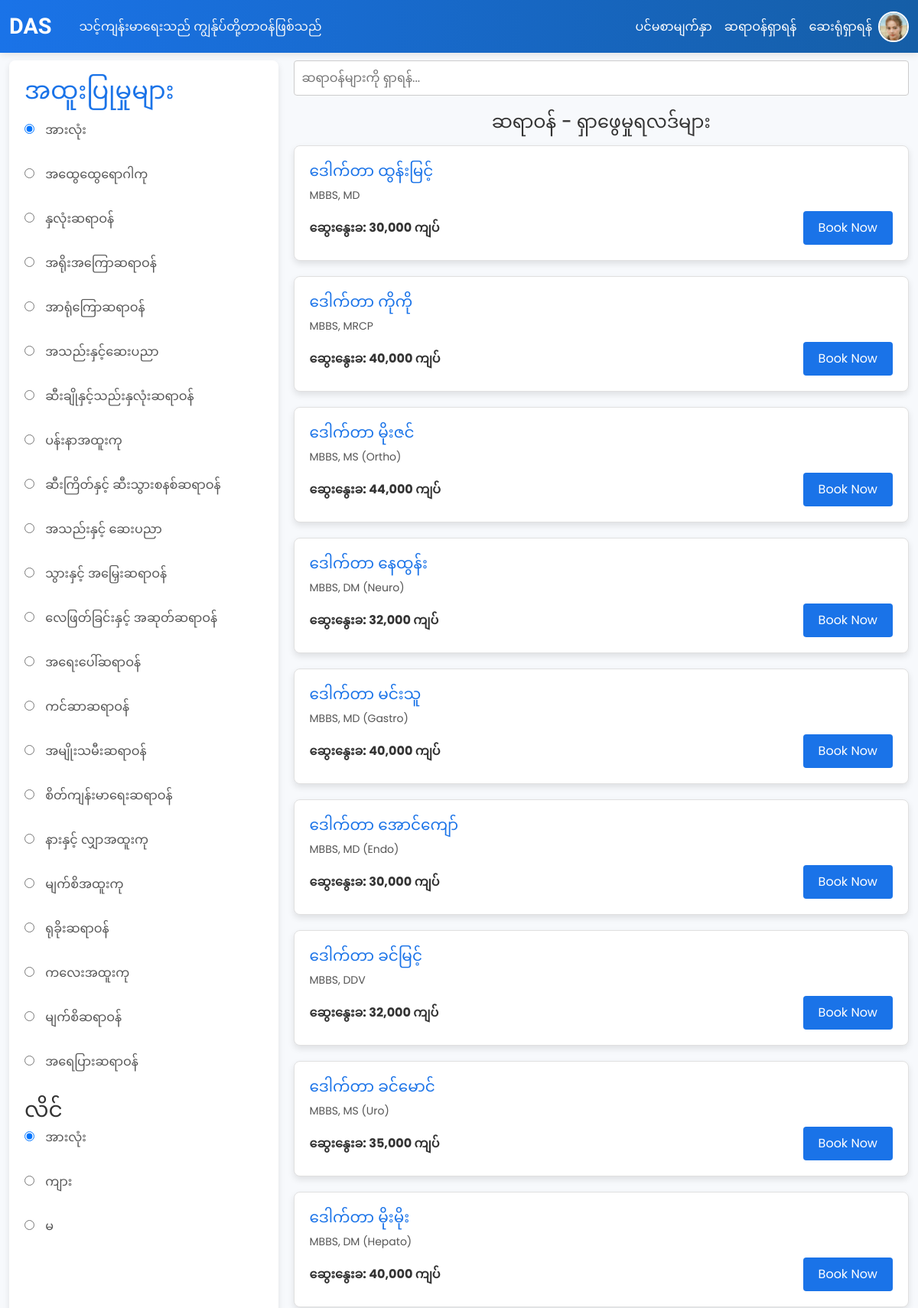
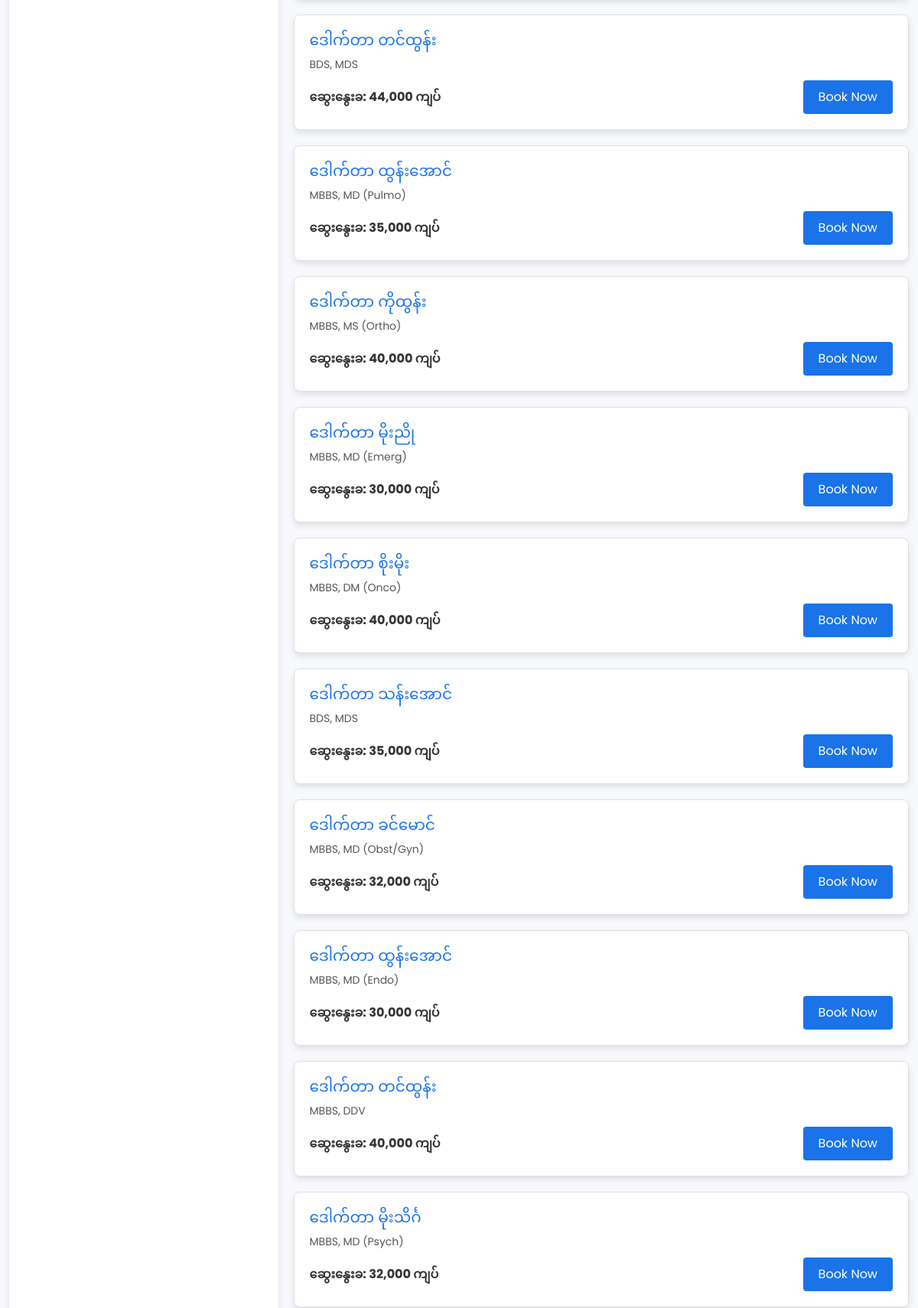
The page /PHP/Find_Doctor.php (signed in, upper part) on the database its author committed (2 pictures, top to bottom).
### tables this page shows
CREATE TABLE IF NOT EXISTS `users` (
  `userID` int NOT NULL AUTO_INCREMENT,
  `username` varchar(255) NOT NULL,
  `email` varchar(255) NOT NULL,
  `password` varchar(255) NOT NULL,
  `otp` int NOT NULL,
  `status` varchar(50) NOT NULL,
  `date` datetime DEFAULT CURRENT_TIMESTAMP,
  `profile_image` varchar(255) DEFAULT NULL,
  PRIMARY KEY (`userID`)
);

CREATE TABLE IF NOT EXISTS `doctors` (
  `doctor_id` int NOT NULL AUTO_INCREMENT,
  `name` varchar(100) NOT NULL,
  `email` varchar(100) NOT NULL,
  `password` varchar(255) NOT NULL,
  `job_type` varchar(100) NOT NULL,
  `credential` text NOT NULL,
  `gender` enum('Male','Female','Other') NOT NULL,
  `consultation_fee` decimal(10,2) NOT NULL DEFAULT '0.00',
  `profile` text NOT NULL,
  `profile_image` varchar(255) NOT NULL,
  `experience` varchar(255) NOT NULL,
  PRIMARY KEY (`doctor_id`)
);

### PHP/Find_Doctor.php (the view, shortened to what this page needs)
<?php
$servername = "localhost";
$username = "root";
$password = "";
$dbname = "project";
$conn = new mysqli($servername, $username, $password, $dbname);
$jobTypeSql = "SELECT DISTINCT job_type FROM doctors";
$jobTypeResult = $conn->query($jobTypeSql);
?>
<!DOCTYPE html>
<html lang="en">
<head>
    <link rel="stylesheet" href="/DAS/CSS/Find_Doctor.css">
    <link rel="stylesheet" href="https://cdnjs.cloudflare.com/ajax/libs/font-awesome/6.7.2/css/all.min.css">
    <link href="https://cdn.jsdelivr.net/npm/bootstrap@5.3.0/dist/css/bootstrap.min.css" rel="stylesheet">
    <link rel="stylesheet" href="https://cdn.jsdelivr.net/npm/notiflix@3.2.7/src/notiflix.min.css">
    <link href="https://unpkg.com/aos@2.3.1/dist/aos.css" rel="stylesheet">
</head>
<body>
    <nav class="navbar navbar-expand-lg navbar-dark">
        <div class="container">
            <a class="navbar-brand" href="#">DAS</a>
            <span class="text-light">သင့်ကျန်းမာရေးသည် ကျွန်ုပ်တို့တာဝန်ဖြစ်သည်</span>
            <div class="collapse navbar-collapse" id="navbarNav">
                <ul class="navbar-nav ms-auto">
                    <li class="nav-item"><a class="nav-link active" href="/DAS/Home">ပင်မစာမျက်နှာ</a></li>
                    <li class="nav-item"><a class="nav-link" href="/DAS/doctor">ဆရာဝန်ရှာရန်</a></li>
                    <li class="nav-item"><a class="nav-link" href="/DAS/hospital">ဆေးရုံရှာရန်</a></li>
                    <?php
                    if (isset($_SESSION['loggedin']) && $_SESSION['loggedin']) {
                        $conn = new mysqli('localhost', 'root', '', 'project');
                        $user_id = $_SESSION['user_id'];
                        $stmt = $conn->prepare('SELECT profile_image FROM users WHERE userID = ?');
                        $stmt->bind_param('i', $user_id);
                        $stmt->execute();
                        $result = $stmt->get_result();
                        $user = $result->fetch_assoc();
                        $profileImage = (!empty($user['profile_image'])) ? '/DAS/PHP/uploads/' . $user['profile_image'] : '/DAS/PHP/uploads/bx-user-circle.svg';
                    ?>
                        <li class="nav-item dropdown">
                            <a href="/DAS/profile">
                                <img src="<?php echo htmlspecialchars($profileImage); ?>?t=<?php echo time(); ?>" class="profile-icon" alt="Profile">
                            </a>
                        </li>
                    <?php } else { ?>
                        <li class="nav-item">
                            <a href="/DAS/login" class="btn btn-success">အကောင့်ဝင်ရန်</a>
                        </li>
                    <?php } ?>
                </ul>
            </div>
        </div>
    </nav>
    <div class="container">
        <aside class="filters" data-aos="fade-right" data-aos-duration="1000">
            <h2>အထူးပြုမှုများ</h2>
            <div>
                <label><input type="radio" name="specialty" value="All" checked> အားလုံး</label><br>
                <?php
                if ($jobTypeResult->num_rows > 0) {
                    while ($jobTypeRow = $jobTypeResult->fetch_assoc()) {
                        $jobType = htmlspecialchars($jobTypeRow['job_type']);
                        echo "<label><input type='radio' name='specialty' value='{$jobType}'> {$jobType}</label><br>";
                    }
                } else {
                    echo "<p>အထူးပြုမှုများ မရှိပါ။</p>";
                }
                ?>
            </div>
            <div>
                <h3>လိင်</h3>
                <label><input type="radio" name="gender" value="All" checked> အားလုံး</label><br>
                <label><input type="radio" name="gender" value="Male"> ကျား</label><br>
                <label><input type="radio" name="gender" value="Female"> မ</label><br>
            </div>
        </aside>
        <main class="results" data-aos="fade-left" data-aos-duration="1000">
            <input type="text" id="search-box" placeholder="ဆရာဝန်များကို ရှာရန်...">
            <h2>ဆရာဝန် - ရှာဖွေမှုရလဒ်များ</h2>
            <div id="doctor-list">
                <?php
                $sql = "SELECT * FROM doctors LIMIT 20";
                $result = $conn->query($sql);
                if ($result->num_rows > 0) {
                    while ($row = $result->fetch_assoc()) {
                        echo "<div class='job-card' data-aos='fade-up' data-aos-duration='1000'>";
                        echo "<h3>" . htmlspecialchars($row['name']) . "</h3>";
                        echo "<p>" . htmlspecialchars($row['credential']) . "</p>";
                        echo "<div class='details'>";
                        echo "<span>ဆွေးနွေးခ: " . number_format($row['consultation_fee']) . " ကျပ်</span>";
                        if (isset($_SESSION['loggedin']) && $_SESSION['loggedin'] == true) {
                            echo '<form method="POST" action="/DAS/booking-doctor">';
                            echo '<button type="submit">Book Now</button>';
                            echo '</form>';
                        } else {
                            echo '<button onclick="redirectToLogin()">Book Now</button>';
                        }
                        echo "</div>";
                        echo "</div>";
                    }
                } else {
                    echo "<p>ဆရာဝန်များ မတွေ့ရှိပါ။</p>";
                }
                ?>
            </div>
        </main>
    </div>
</body>
</html>

### CSS/Find_Doctor.css (style rules this page uses)
body { margin: 0; padding: 0; font-family: "Lexend Giga", serif; font-optical-sizing: auto; font-weight: 300; font-style: normal; }
.results { width: 75%; }
.results h2 { font-size: 1.5rem; margin-bottom: 1rem; text-align: center; }
.job-card { background-color: #fff; border-radius: 8px; padding: 1rem; margin-bottom: 1rem; box-shadow: 0 2px 4px rgba(0, 0, 0, 0.1); }
.job-card h3 { font-size: 1.25rem; margin-bottom: 0.5rem; }
.job-card p { font-size: 0.875rem; color: #666; margin-bottom: 1rem; }
.job-card .details { display: flex; justify-content: space-between; align-items: center; }
.job-card button { color: #fff; border: none; border-radius: 4px; padding: 0.5rem 1rem; cursor: pointer; }

### PHP/Find_Doctor.php (style rules this page uses)
body { font-family: 'Poppins', sans-serif; background-color: #f7f9fc; color: #333; }
.navbar { background: linear-gradient(90deg, #1a73e8, #155ea7); box-shadow: 0 2px 10px rgba(0, 0, 0, 0.1); }
.navbar-brand { font-family: 'Amita', cursive; font-size: 1.8rem; font-weight: bold; color: #fff !important; }
.navbar-nav .nav-link { color: #fff !important; font-weight: 500; transition: color 0.3s ease; }
.profile-icon { width: 40px; height: 40px; border-radius: 50%; border: 2px solid #fff; transition: transform 0.3s ease; }
.container { max-width: 1200px; display: flex; flex-wrap: wrap; gap: 20px; }
.filters { flex: 1 1 250px; background-color: #fff; margin-top: 10px; padding: 20px; border-radius: 8px; box-shadow: 0 4px 8px rgba(0, 0, 0, 0.1); }
.filters h2 { color: #1a73e8; margin-bottom: 20px; }
.filters label { display: block; margin-bottom: 10px; color: #555; }
.filters input[type="radio"] { margin-right: 10px; }
.results { flex: 3 1 500px; }
#search-box { width: 100%; padding: 10px; margin-top: 10px; margin-bottom: 20px; border: 1px solid #ccc; border-radius: 4px; font-size: 1rem; }
.job-card { background-color: #fff; border: 1px solid #e0e0e0; padding: 20px; margin-bottom: 20px; border-radius: 8px; box-shadow: 0 4px 8px rgba(0, 0, 0, 0.1); transition: transform 0.3s ease, box-shadow 0.3s ease; }
.job-card h3 { color: #1a73e8; margin-bottom: 10px; }
.job-card p { color: #555; margin-bottom: 10px; }
.job-card .details { display: flex; justify-content: space-between; align-items: center; }
.job-card .details span { font-weight: bold; color: #333; }
.job-card .details button { background-color: #1a73e8; color: #fff; border: none; padding: 10px 20px; border-radius: 4px; cursor: pointer; transition: background-color 0.3s ease; }

### rows shown on the page
users: profile_image (picture)
doctors: name "ဒေါက်တာ ထွန်းမြင့်", credential "MBBS, MD", consultation_fee "30,000"
doctors: name "ဒေါက်တာ ကိုကို", credential "MBBS, MRCP", consultation_fee "40,000"
doctors: name "ဒေါက်တာ မိုးဇင်", credential "MBBS, MS (Ortho)", consultation_fee "44,000"
doctors: name "ဒေါက်တာ နေထွန်း", credential "MBBS, DM (Neuro)", consultation_fee "32,000"
doctors: name "ဒေါက်တာ မင်းသူ", credential "MBBS, MD (Gastro)", consultation_fee "40,000"
doctors: name "ဒေါက်တာ အောင်ကျော်", credential "MBBS, MD (Endo)", consultation_fee "30,000"
doctors: name "ဒေါက်တာ ခင်မြင့်", credential "MBBS, DDV", consultation_fee "32,000"
doctors: name "ဒေါက်တာ ခင်မောင်", credential "MBBS, MS (Uro)", consultation_fee "35,000"
doctors: name "ဒေါက်တာ မိုးမိုး", credential "MBBS, DM (Hepato)", consultation_fee "40,000"
doctors: name "ဒေါက်တာ တင်ထွန်း", credential "BDS, MDS", consultation_fee "44,000"
doctors: name "ဒေါက်တာ ထွန်းအောင်", credential "MBBS, MD (Pulmo)", consultation_fee "35,000"
doctors: name "ဒေါက်တာ ကိုထွန်း", credential "MBBS, MS (Ortho)", consultation_fee "40,000"
doctors: name "ဒေါက်တာ မိုးညို", credential "MBBS, MD (Emerg)", consultation_fee "30,000"
doctors: name "ဒေါက်တာ စိုးမိုး", credential "MBBS, DM (Onco)", consultation_fee "40,000"
doctors: name "ဒေါက်တာ သန်းအောင်", credential "BDS, MDS", consultation_fee "35,000"
doctors: name "ဒေါက်တာ ခင်မောင်", credential "MBBS, MD (Obst/Gyn)", consultation_fee "32,000"
doctors: name "ဒေါက်တာ ထွန်းအောင်", credential "MBBS, MD (Endo)", consultation_fee "30,000"
doctors: name "ဒေါက်တာ တင်ထွန်း", credential "MBBS, DDV", consultation_fee "40,000"
doctors: name "ဒေါက်တာ မိုးသိင်္ဂ", credential "MBBS, MD (Psych)", consultation_fee "32,000"

### other values the page prints
$jobType "အထွေထွေရောဂါကု"
$jobType "နှလုံးဆရာဝန်"
$jobType "အရိုးအကြောဆရာဝန်"
$jobType "အာရုံကြောဆရာဝန်"
$jobType "အသည်းနှင့်ဆေးပညာ"
$jobType "ဆီးချိုနှင့်သည်းနှလုံးဆရာဝန်"
$jobType "ပန်းနာအထူးကု"
$jobType "ဆီးကြိတ်နှင့် ဆီးသွားစနစ်ဆရာဝန်"
$jobType "အသည်းနှင့် ဆေးပညာ"
$jobType "သွားနှင့် အမြှေးဆရာဝန်"
$jobType "လေဖြတ်ခြင်းနှင့် အဆုတ်ဆရာဝန်"
$jobType "အရေးပေါ်ဆရာဝန်"
$jobType "ကင်ဆာဆရာဝန်"
$jobType "အမျိုးသမီးဆရာဝန်"
$jobType "စိတ်ကျန်းမာရေးဆရာဝန်"
